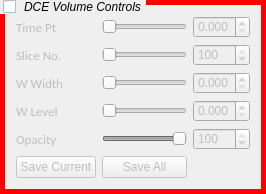
           <widget class="QGroupBox" name="groupBox_DCEVolumeControls">
            <property name="enabled">
             <bool>true</bool>
            </property>
            <property name="sizePolicy">
             <sizepolicy hsizetype="Minimum" vsizetype="Minimum">
              <horstretch>1</horstretch>
              <verstretch>1</verstretch>
             </sizepolicy>
            </property>
            <property name="minimumSize">
             <size>
              <width>220</width>
              <height>130</height>
             </size>
            </property>
            <property name="font">
             <font>
              <weight>75</weight>
              <bold>true</bold>
             </font>
            </property>
            <property name="styleSheet">
             <string notr="true">QGroupBox {
     border: 5px solid red;
     //border-radius: 15px;
     margin-top: 3ex; /* leave space at the top for the title */
     font: Italic White;
     font-color: rgb(50,50,150);
 }

 QGroupBox::title {
     subcontrol-origin: margin;
     subcontrol-position: top left; /* position at the top center */
     padding: 0 3 px;
     background-color: qlineargradient(x1: 0, y1: 0, x2: 0, y2: 1,
                                       stop: 0 #FFOECE, stop: 1 #FFFFFF);
 }

 QGroupBox::indicator {
     width: 13px;
     height: 13px;
 }

</string>
            </property>
            <property name="title">
             <string>DCE Volume Controls</string>
            </property>
            <property name="checkable">
             <bool>true</bool>
            </property>
            <property name="checked">
             <bool>false</bool>
            </property>
            <layout class="QGridLayout" name="gridLayout_37">
             <item row="4" column="1">
              <widget class="QSlider" name="horizontalSlider_Opacity_DCE">
               <property name="sizePolicy">
                <sizepolicy hsizetype="Minimum" vsizetype="Fixed">
                 <horstretch>2</horstretch>
                 <verstretch>0</verstretch>
                </sizepolicy>
               </property>
               <property name="minimumSize">
                <size>
                 <width>85</width>
                 <height>0</height>
                </size>
               </property>
               <property name="maximum">
                <number>100</number>
               </property>
               <property name="pageStep">
                <number>1</number>
               </property>
               <property name="value">
                <number>100</number>
               </property>
               <property name="orientation">
                <enum>Qt::Horizontal</enum>
               </property>
              </widget>
             </item>
             <item row="4" column="0">
              <widget class="QLabel" name="label_Opacity_DCE">
               <property name="minimumSize">
                <size>
                 <width>50</width>
                 <height>0</height>
                </size>
               </property>
               <property name="font">
                <font>
                 <family>Calibri</family>
                 <pointsize>10</pointsize>
                </font>
               </property>
               <property name="styleSheet">
                <string notr="true">background-color: rgba(255, 255, 255, 0);</string>
               </property>
               <property name="text">
                <string>Opacity</string>
               </property>
              </widget>
             </item>
             <item row="0" column="1">
              <widget class="QSlider" name="horizontalSlider_TimePoint_DCE">
               <property name="sizePolicy">
                <sizepolicy hsizetype="Minimum" vsizetype="Fixed">
                 <horstretch>2</horstretch>
                 <verstretch>0</verstretch>
                </sizepolicy>
               </property>
               <property name="minimumSize">
                <size>
                 <width>85</width>
                 <height>0</height>
                </size>
               </property>
               <property name="minimum">
                <number>0</number>
               </property>
               <property name="maximum">
                <number>100</number>
               </property>
               <property name="pageStep">
                <number>10</number>
               </property>
               <property name="value">
                <number>0</number>
               </property>
               <property name="orientation">
                <enum>Qt::Horizontal</enum>
               </property>
              </widget>
             </item>
             <item row="5" column="0">
              <widget class="QPushButton" name="pushButton_SaveCurrentTimePoint_DCE">
               <property name="text">
                <string>Save Current</string>
               </property>
              </widget>
             </item>
             <item row="3" column="2">
              <widget class="QDoubleSpinBox" name="doubleSpinBox_WindowLevel_DCE">
               <property name="sizePolicy">
                <sizepolicy hsizetype="Minimum" vsizetype="Preferred">
                 <horstretch>1</horstretch>
                 <verstretch>0</verstretch>
                </sizepolicy>
               </property>
               <property name="decimals">
                <number>3</number>
               </property>
               <property name="maximum">
                <double>1.000000000000000</double>
               </property>
               <property name="singleStep">
                <double>0.010000000000000</double>
               </property>
              </widget>
             </item>
             <item row="1" column="2">
              <widget class="QSpinBox" name="spinBox_SliceNum_DCE">
               <property name="sizePolicy">
                <sizepolicy hsizetype="Minimum" vsizetype="Preferred">
                 <horstretch>1</horstretch>
                 <verstretch>0</verstretch>
                </sizepolicy>
               </property>
               <property name="minimumSize">
                <size>
                 <width>50</width>
                 <height>0</height>
                </size>
               </property>
               <property name="minimum">
                <number>0</number>
               </property>
               <property name="maximum">
                <number>100</number>
               </property>
               <property name="value">
                <number>100</number>
               </property>
              </widget>
             </item>
             <item row="1" column="1">
              <widget class="QSlider" name="horizontalSlider_SliceNum_DCE">
               <property name="sizePolicy">
                <sizepolicy hsizetype="Minimum" vsizetype="Fixed">
                 <horstretch>2</horstretch>
                 <verstretch>0</verstretch>
                </sizepolicy>
               </property>
               <property name="minimumSize">
                <size>
                 <width>85</width>
                 <height>0</height>
                </size>
               </property>
               <property name="styleSheet">
                <string notr="true"/>
               </property>
               <property name="minimum">
                <number>1</number>
               </property>
               <property name="maximum">
                <number>100</number>
               </property>
               <property name="pageStep">
                <number>17</number>
               </property>
               <property name="orientation">
                <enum>Qt::Horizontal</enum>
               </property>
              </widget>
             </item>
             <item row="0" column="2">
              <widget class="QDoubleSpinBox" name="doubleSpinBox_TimePoint_DCE">
               <property name="sizePolicy">
                <sizepolicy hsizetype="Minimum" vsizetype="Preferred">
                 <horstretch>1</horstretch>
                 <verstretch>0</verstretch>
                </sizepolicy>
               </property>
               <property name="decimals">
                <number>3</number>
               </property>
               <property name="maximum">
                <double>1.000000000000000</double>
               </property>
               <property name="singleStep">
                <double>0.010000000000000</double>
               </property>
              </widget>
             </item>
             <item row="2" column="0">
              <widget class="QLabel" name="label_WindowWidth_DCE">
               <property name="minimumSize">
                <size>
                 <width>50</width>
                 <height>0</height>
                </size>
               </property>
               <property name="font">
                <font>
                 <family>Calibri</family>
                 <pointsize>10</pointsize>
                </font>
               </property>
               <property name="styleSheet">
                <string notr="true">background-color: rgba(255, 255, 255, 0);</string>
               </property>
               <property name="text">
                <string>W Width</string>
               </property>
              </widget>
             </item>
             <item row="1" column="0">
              <widget class="QLabel" name="label_SliceNum_DCE">
               <property name="minimumSize">
                <size>
                 <width>50</width>
                 <height>0</height>
                </size>
               </property>
               <property name="font">
                <font>
                 <family>Calibri</family>
                 <pointsize>10</pointsize>
                </font>
               </property>
               <property name="styleSheet">
                <string notr="true">background-color: rgba(255, 255, 255, 0);</string>
               </property>
               <property name="text">
                <string>Slice No.</string>
               </property>
              </widget>
             </item>
             <item row="4" column="2">
              <widget class="QSpinBox" name="spinBox_Opacity_DCE">
               <property name="sizePolicy">
                <sizepolicy hsizetype="Minimum" vsizetype="Preferred">
                 <horstretch>1</horstretch>
                 <verstretch>0</verstretch>
                </sizepolicy>
               </property>
               <property name="minimumSize">
                <size>
                 <width>50</width>
                 <height>0</height>
                </size>
               </property>
               <property name="minimum">
                <number>0</number>
               </property>
               <property name="maximum">
                <number>100</number>
               </property>
               <property name="value">
                <number>100</number>
               </property>
              </widget>
             </item>
             <item row="0" column="0">
              <widget class="QLabel" name="label_TimePoint_DCE">
               <property name="minimumSize">
                <size>
                 <width>50</width>
                 <height>0</height>
                </size>
               </property>
               <property name="font">
                <font>
                 <family>Calibri</family>
                 <pointsize>10</pointsize>
                </font>
               </property>
               <property name="styleSheet">
                <string notr="true">background-color: rgba(255, 255, 255, 0);</string>
               </property>
               <property name="text">
                <string>Time Pt</string>
               </property>
              </widget>
             </item>
             <item row="2" column="2">
              <widget class="QDoubleSpinBox" name="doubleSpinBox_WindowWidth_DCE">
               <property name="sizePolicy">
                <sizepolicy hsizetype="Minimum" vsizetype="Preferred">
                 <horstretch>1</horstretch>
                 <verstretch>0</verstretch>
                </sizepolicy>
               </property>
               <property name="decimals">
                <number>3</number>
               </property>
               <property name="maximum">
                <double>1.000000000000000</double>
               </property>
               <property name="singleStep">
                <double>0.010000000000000</double>
               </property>
              </widget>
             </item>
             <item row="3" column="1">
              <widget class="QSlider" name="horizontalSlider_WindowLevel_DCE">
               <property name="sizePolicy">
                <sizepolicy hsizetype="Minimum" vsizetype="Fixed">
                 <horstretch>2</horstretch>
                 <verstretch>0</verstretch>
                </sizepolicy>
               </property>
               <property name="minimumSize">
                <size>
                 <width>85</width>
                 <height>0</height>
                </size>
               </property>
               <property name="maximum">
                <number>100</number>
               </property>
               <property name="orientation">
                <enum>Qt::Horizontal</enum>
               </property>
              </widget>
             </item>
             <item row="3" column="0">
              <widget class="QLabel" name="label_WindowLevel_DCE">
               <property name="minimumSize">
                <size>
                 <width>50</width>
                 <height>0</height>
                </size>
               </property>
               <property name="font">
                <font>
                 <family>Calibri</family>
                 <pointsize>10</pointsize>
                </font>
               </property>
               <property name="styleSheet">
                <string notr="true">background-color: rgba(255, 255, 255, 0);</string>
               </property>
               <property name="text">
                <string>W Level</string>
               </property>
              </widget>
             </item>
             <item row="2" column="1">
              <widget class="QSlider" name="horizontalSlider_WindowWidth_DCE">
               <property name="sizePolicy">
                <sizepolicy hsizetype="Minimum" vsizetype="Fixed">
                 <horstretch>2</horstretch>
                 <verstretch>0</verstretch>
                </sizepolicy>
               </property>
               <property name="minimumSize">
                <size>
                 <width>85</width>
                 <height>0</height>
                </size>
               </property>
               <property name="minimum">
                <number>0</number>
               </property>
               <property name="maximum">
                <number>100</number>
               </property>
               <property name="pageStep">
                <number>10</number>
               </property>
               <property name="value">
                <number>0</number>
               </property>
               <property name="orientation">
                <enum>Qt::Horizontal</enum>
               </property>
              </widget>
             </item>
             <item row="5" column="1">
              <widget class="QPushButton" name="pushButton_SaveAllTimePoints_DCE">
               <property name="text">
                <string>Save All</string>
               </property>
              </widget>
             </item>
            </layout>
           </widget>
